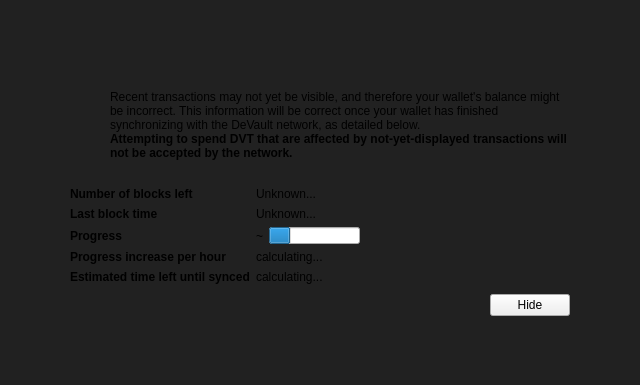
<?xml version="1.0" encoding="UTF-8"?>
<ui version="4.0">
  <class>ModalOverlay</class>
  <widget class="ModalOverlay" name="ModalOverlay">
    <property name="geometry">
      <rect>
        <x>0</x>
        <y>0</y>
        <width>640</width>
        <height>385</height>
      </rect>
    </property>
    <property name="windowTitle">
      <string>Form</string>
    </property>
    <layout class="QVBoxLayout" name="verticalLayout" stretch="0">
      <property name="sizeConstraint">
        <enum>QLayout::SetDefaultConstraint</enum>
      </property>
      <property name="leftMargin">
        <number>0</number>
      </property>
      <property name="topMargin">
        <number>0</number>
      </property>
      <property name="rightMargin">
        <number>0</number>
      </property>
      <property name="bottomMargin">
        <number>0</number>
      </property>
      <item>
        <widget class="QWidget" name="bgWidget" native="true">
          <property name="styleSheet">
            <string notr="true">#bgWidget { background: rgba(0,0,0,220); }</string>
          </property>
          <layout class="QVBoxLayout" name="verticalLayoutMain" stretch="1">
            <property name="leftMargin">
              <number>60</number>
            </property>
            <property name="topMargin">
              <number>60</number>
            </property>
            <property name="rightMargin">
              <number>60</number>
            </property>
            <property name="bottomMargin">
              <number>60</number>
            </property>
            <item>
              <widget class="QWidget" name="contentWidget" native="true">
                <layout class="QVBoxLayout" name="verticalLayoutSub" stretch="1,0,0,0">
                  <property name="spacing">
                    <number>0</number>
                  </property>
                  <property name="leftMargin">
                    <number>10</number>
                  </property>
                  <property name="topMargin">
                    <number>10</number>
                  </property>
                  <property name="rightMargin">
                    <number>10</number>
                  </property>
                  <property name="bottomMargin">
                    <number>10</number>
                  </property>
                  <item>
                    <layout class="QHBoxLayout" name="horizontalLayoutIconText" stretch="0,1">
                      <property name="topMargin">
                        <number>20</number>
                      </property>
                      <item>
                        <layout class="QVBoxLayout" name="verticalLayoutIcon">
                          <property name="leftMargin">
                            <number>0</number>
                          </property>
                          <item>
                            <widget class="QPushButton" name="warningIcon">
                              <property name="enabled">
                                <bool>false</bool>
                              </property>
                              <property name="text">
                                <string/>
                              </property>
                              <property name="styleSheet">
                                <string notr="true">{ border: none; background: transparent; }</string>
                              </property>
                              <property name="icon">
                                <iconset>
                                  <normaloff>:/icons/warning</normaloff>
                                  <disabledoff>:/icons/warning</disabledoff>:/icons/warning
                                </iconset>
                              </property>
                              <property name="iconSize">
                                <size>
                                  <width>48</width>
                                  <height>48</height>
                                </size>
                              </property>
                              <property name="flat">
                                <bool>true</bool>
                              </property>
                            </widget>
                          </item>
                          <item>
                            <spacer name="verticalSpacerWarningIcon">
                              <property name="orientation">
                                <enum>Qt::Vertical</enum>
                              </property>
                              <property name="sizeHint" stdset="0">
                                <size>
                                  <width>20</width>
                                  <height>40</height>
                                </size>
                              </property>
                            </spacer>
                          </item>
                        </layout>
                      </item>
                      <item>
                        <layout class="QVBoxLayout" name="verticalLayoutInfoText">
                          <property name="leftMargin">
                            <number>0</number>
                          </property>
                          <property name="topMargin">
                            <number>0</number>
                          </property>
                          <item>
                            <widget class="QLabel" name="infoText">
                              <property name="text">
                                <string>Recent transactions may not yet be visible, and therefore your wallet's balance might be incorrect. This information will be correct once your wallet has finished synchronizing with the DeVault network, as detailed below.</string>
                              </property>
                              <property name="textFormat">
                                <enum>Qt::RichText</enum>
                              </property>
                              <property name="wordWrap">
                                <bool>true</bool>
                              </property>
                            </widget>
                          </item>
                          <item>
                            <widget class="QLabel" name="infoTextStrong">
                              <property name="font">
                                <font>
                                  <weight>75</weight>
                                  <bold>true</bold>
                                </font>
                              </property>
                              <property name="text">
                                <string>Attempting to spend DVT that are affected by not-yet-displayed transactions will not be accepted by the network.</string>
                              </property>
                              <property name="textFormat">
                                <enum>Qt::RichText</enum>
                              </property>
                              <property name="wordWrap">
                                <bool>true</bool>
                              </property>
                            </widget>
                          </item>
                          <item>
                            <spacer name="verticalSpacerInTextSpace">
                              <property name="orientation">
                                <enum>Qt::Vertical</enum>
                              </property>
                              <property name="sizeHint" stdset="0">
                                <size>
                                  <width>20</width>
                                  <height>40</height>
                                </size>
                              </property>
                            </spacer>
                          </item>
                        </layout>
                      </item>
                    </layout>
                  </item>
                  <item>
                    <spacer name="verticalSpacerAfterText">
                      <property name="orientation">
                        <enum>Qt::Vertical</enum>
                      </property>
                      <property name="sizeHint" stdset="0">
                        <size>
                          <width>20</width>
                          <height>40</height>
                        </size>
                      </property>
                    </spacer>
                  </item>
                  <item>
                    <layout class="QFormLayout" name="formLayout">
                      <property name="fieldGrowthPolicy">
                        <enum>QFormLayout::FieldsStayAtSizeHint</enum>
                      </property>
                      <property name="horizontalSpacing">
                        <number>6</number>
                      </property>
                      <property name="verticalSpacing">
                        <number>6</number>
                      </property>
                      <property name="topMargin">
                        <number>10</number>
                      </property>
                      <item row="0" column="0">
                        <widget class="QLabel" name="labelNumberOfBlocksLeft">
                          <property name="font">
                            <font>
                              <weight>75</weight>
                              <bold>true</bold>
                            </font>
                          </property>
                          <property name="text">
                            <string>Number of blocks left</string>
                          </property>
                        </widget>
                      </item>
                      <item row="0" column="1">
                        <widget class="QLabel" name="numberOfBlocksLeft">
                          <property name="text">
                            <string>Unknown...</string>
                          </property>
                        </widget>
                      </item>
                      <item row="1" column="0">
                        <widget class="QLabel" name="labelLastBlockTime">
                          <property name="font">
                            <font>
                              <weight>75</weight>
                              <bold>true</bold>
                            </font>
                          </property>
                          <property name="text">
                            <string>Last block time</string>
                          </property>
                        </widget>
                      </item>
                      <item row="1" column="1">
                        <widget class="QLabel" name="newestBlockDate">
                          <property name="sizePolicy">
                            <sizepolicy hsizetype="Maximum" vsizetype="Preferred">
                              <horstretch>0</horstretch>
                              <verstretch>0</verstretch>
                            </sizepolicy>
                          </property>
                          <property name="text">
                            <string>Unknown...</string>
                          </property>
                        </widget>
                      </item>
                      <item row="2" column="0">
                        <widget class="QLabel" name="labelSyncDone">
                          <property name="font">
                            <font>
                              <weight>75</weight>
                              <bold>true</bold>
                            </font>
                          </property>
                          <property name="text">
                            <string>Progress</string>
                          </property>
                        </widget>
                      </item>
                      <item row="2" column="1">
                        <layout class="QHBoxLayout" name="horizontalLayoutSync" stretch="0,1">
                          <item>
                            <widget class="QLabel" name="percentageProgress">
                              <property name="text">
                                <string notr="true">~</string>
                              </property>
                            </widget>
                          </item>
                          <item>
                            <widget class="QProgressBar" name="progressBar">
                              <property name="value">
                                <number>24</number>
                              </property>
                              <property name="format">
                                <string/>
                              </property>
                            </widget>
                          </item>
                        </layout>
                      </item>
                      <item row="4" column="0">
                        <widget class="QLabel" name="labelProgressIncrease">
                          <property name="font">
                            <font>
                              <weight>75</weight>
                              <bold>true</bold>
                            </font>
                          </property>
                          <property name="text">
                            <string>Progress increase per hour</string>
                          </property>
                        </widget>
                      </item>
                      <item row="4" column="1">
                        <widget class="QLabel" name="progressIncreasePerH">
                          <property name="text">
                            <string>calculating...</string>
                          </property>
                        </widget>
                      </item>
                      <item row="5" column="0">
                        <widget class="QLabel" name="labelEstimatedTimeLeft">
                          <property name="font">
                            <font>
                              <weight>75</weight>
                              <bold>true</bold>
                            </font>
                          </property>
                          <property name="text">
                            <string>Estimated time left until synced</string>
                          </property>
                        </widget>
                      </item>
                      <item row="5" column="1">
                        <widget class="QLabel" name="expectedTimeLeft">
                          <property name="text">
                            <string>calculating...</string>
                          </property>
                        </widget>
                      </item>
                    </layout>
                  </item>
                  <item>
                    <layout class="QHBoxLayout" name="horizontalLayoutButtons">
                      <property name="leftMargin">
                        <number>10</number>
                      </property>
                      <property name="topMargin">
                        <number>10</number>
                      </property>
                      <item>
                        <spacer name="horizontalSpacer">
                          <property name="orientation">
                            <enum>Qt::Horizontal</enum>
                          </property>
                          <property name="sizeHint" stdset="0">
                            <size>
                              <width>40</width>
                              <height>20</height>
                            </size>
                          </property>
                        </spacer>
                      </item>
                      <item>
                        <widget class="QPushButton" name="closeButton">
                          <property name="text">
                            <string>Hide</string>
                          </property>
                        </widget>
                      </item>
                    </layout>
                  </item>
                </layout>
              </widget>
            </item>
          </layout>
        </widget>
      </item>
    </layout>
  </widget>
  <customwidgets>
    <customwidget>
      <class>ModalOverlay</class>
      <extends>QWidget</extends>
      <header>modaloverlay.h</header>
      <container>1</container>
    </customwidget>
  </customwidgets>
  <resources/>
  <connections/>
</ui>
